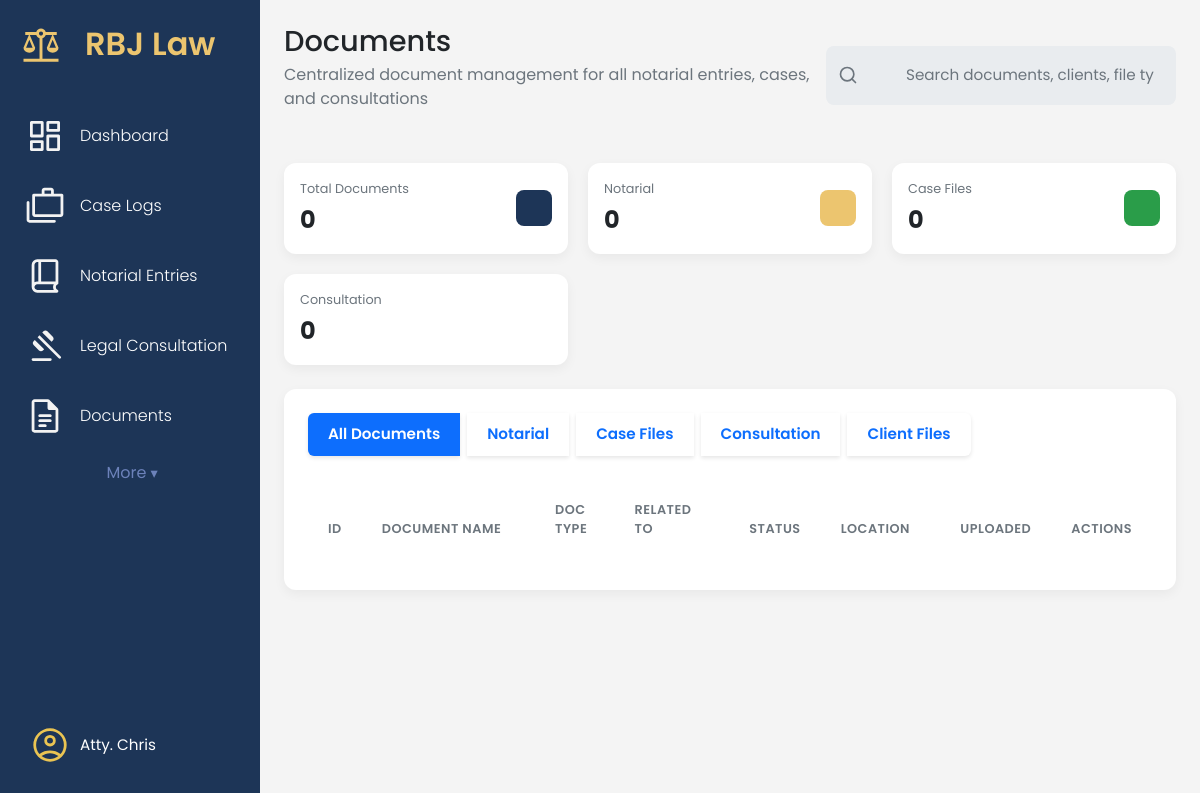
The page /documents/ (signed in) on the database as committed earlier.
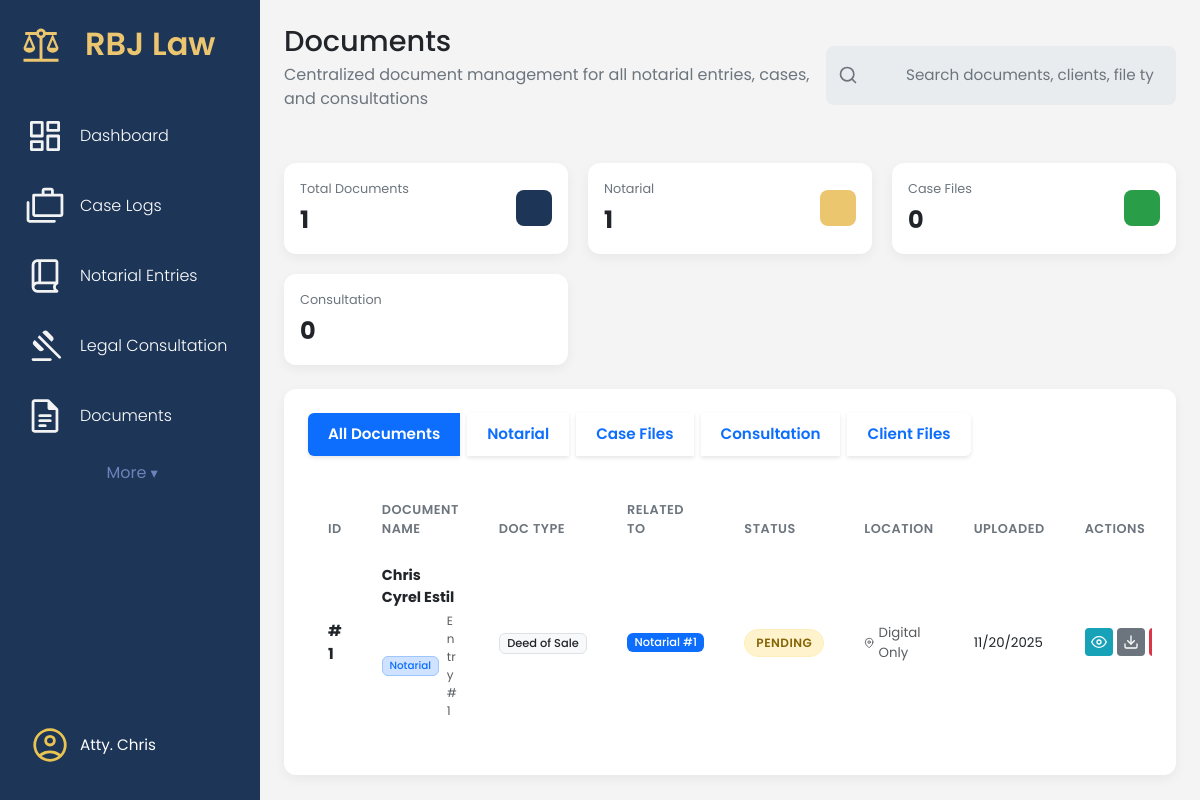
The same page on the database as committed later.
### app/models/document_mdl.py (models this page shows, shortened)
class Document(db.Model):
    __tablename__ = 'documents'
    id = db.Column(db.Integer, primary_key=True)
    filename = db.Column(db.String(255), nullable=False)
    file_path = db.Column(db.String(500), nullable=False)
    file_type = db.Column(db.String(50), nullable=True)
    file_size = db.Column(db.Integer, nullable=True)  # in bytes
    document_type = db.Column(db.String(100), nullable=True)  # e.g., Affidavit, ID, SPA Draft, etc.
    notes = db.Column(db.Text, nullable=True)
    document_status = db.Column(db.String(50), default='Pending', nullable=False)
    physical_location = db.Column(db.String(255), nullable=True)
    parent_type = db.Column(db.String(50), nullable=False)  # 'notarial_entry', 'case', 'client'
    parent_id = db.Column(db.Integer, nullable=False)
    uploaded_by = db.Column(db.Integer, db.ForeignKey('users.id'), nullable=True)
    uploaded_at = db.Column(db.DateTime, default=datetime.utcnow)
    last_modified = db.Column(db.DateTime, default=datetime.utcnow, onupdate=datetime.utcnow)
    uploader = db.relationship('User', backref='uploaded_documents', lazy=True)

### app/routes/documents_routes.py (the view)
@documents_bp.route('/')
@login_required
def documents_page():
    document_type = request.args.get('type', 'all')
    query = Document.query
    if document_type != 'all':
        query = query.filter_by(parent_type=document_type)
    search_term = request.args.get('search', '')
    if search_term:
        query = query.filter(or_(
            Document.filename.ilike(f'%{search_term}%'),
            Document.notes.ilike(f'%{search_term}%')
        ))
    documents = query.order_by(Document.uploaded_at.desc()).all()
    for doc in documents:
        doc.context_name = "Unknown Client"
        doc.context_ref = f"ID: {doc.parent_id}"
        if doc.parent_type == 'notarial_entry':
            entry = NotarialEntry.query.get(doc.parent_id)
            if entry:
                doc.context_ref = f"Entry #{entry.not_entry_num}"
                if entry.parties:
                    primary_party = entry.parties[0].party_name
                    if len(entry.parties) > 1:
                        doc.context_name = f"{primary_party} et al."
                    else:
                        doc.context_name = primary_party
                else:
                    doc.context_name = "No Party Listed"
        elif doc.parent_type == 'case':
            pass # Remove this pass when you uncomment above
        elif doc.parent_type == 'consultation':
            pass
        elif doc.parent_type == 'client':
            pass
    return render_template('documents_page.html',
                         documents=documents,
                         current_filter=document_type,
                         search_term=search_term)

### app/templates/documents_page.html (shortened to what this page needs)
{% extends 'base.html' %}
{% block content %}
<main class="dashboard-content">
    <header class="dashboard-header">
        <div>
            <h1>Documents </h1>
            <p>Centralized document management for all notarial entries, cases, and consultations</p>
        </div>
        <div class="dashboard-actions">
            <div class="search-bar">
                <svg class="search-bar__icon" xmlns="http://www.w3.org/2000/svg" width="20" height="20"
                    viewBox="0 0 24 24" fill="none" stroke="currentColor" stroke-width="2" stroke-linecap="round"
                    stroke-linejoin="round">
                    <circle cx="11" cy="11" r="8"></circle>
                    <line x1="21" y1="21" x2="16.65" y2="16.65"></line>
                </svg>
                <input class="search-bar__input" type="text" placeholder="Search documents, clients, file types...">
            </div>
        </div>
    </header>
    <section class="dashboard-cards">
        <div class="data-card data-card--sm">
            <div class="data-card__info">
                <span class="data-card__title">Total Documents</span>
                <span class="data-card__value">{{ documents|length }}</span>
            </div>
            <div class="data-card__icon data-card__icon--blue"></div>
        </div>
        <div class="data-card data-card--sm">
            <div class="data-card__info">
                <span class="data-card__title">Notarial</span>
                <span class="data-card__value">
                    {% set notarial_count = [] %}
                    {{ notarial_count|length }}
                </span>
            </div>
            <div class="data-card__icon data-card__icon--gold"></div>
        </div>
        <div class="data-card data-card--sm">
            <div class="data-card__info">
                <span class="data-card__title">Case Files</span>
                <span class="data-card__value">
                    {% set case_count = [] %}
                    {{ case_count|length }}
                </span>
            </div>
            <div class="data-card__icon data-card__icon--green"></div>
        </div>
        <div class="data-card data-card--sm">
            <div class="data-card__info">
                <span class="data-card__title">Consultation</span>
                <span class="data-card__value">
                    {% set consultation_count = [] %}
                    {{ consultation_count|length }}
                </span>
            </div>
            <div class="data-card__icon data-card__icon--purple"></div>
        </div>
    </section>
    <section class="content-section">
        <div class="panel-card">
            <div class="filter-buttons mb-4">
                <div class="btn-group" role="group" aria-label="Document filters">
                    <button type="button" class="btn btn-outline-primary active" data-filter="all">
                        All Documents
                    </button>
                    <button type="button" class="btn btn-outline-primary" data-filter="notarial_entry">
                        Notarial
                    </button>
                    <button type="button" class="btn btn-outline-primary" data-filter="case">
                        Case Files
                    </button>
                    <button type="button" class="btn btn-outline-primary" data-filter="consultation">
                        Consultation
                    </button>
                    <button type="button" class="btn btn-outline-primary" data-filter="client">
                        Client Files
                    </button>
                </div>
            </div>
            <div class="table-wrapper">
                <table class="table">
                    <colgroup>
                        <col style="width: 5%">
                        <col style="width: 25%">
                        <col style="width: 10%">
                        <col style="width: 15%">
                        <col style="width: 10%">
                        <col style="width: 15%">
                        <col style="width: 10%">
                        <col style="width: 10%">
                    </colgroup>
                    <thead>
                        <tr>
                            <th>ID</th>
                            <th>Document Name</th>
                            <th>Doc Type</th>
                            <th>Related To</th>
                            <th>Status</th>
                            <th>Location</th>
                            <th>Uploaded</th>
                            <th>Actions</th>
                        </tr>
                    </thead>
                    <tbody>
                        {% for document in documents %}
                        <tr class="document-row" data-parent-type="{{ document.parent_type }}">
                            <td><strong>#{{ document.id }}</strong></td>
                            <td>
                                <div class="d-flex flex-column">
                                    <span class="fw-bold text-dark" style="font-size: 0.9rem;">
                                        {{ document.context_name }}
                                    </span>
                                    <div class="d-flex align-items-center mt-1">
                                        {% if document.parent_type == 'notarial_entry' %}
                                        <span
                                            class="badge bg-primary-subtle text-primary border border-primary-subtle me-2"
                                            style="font-size: 0.65rem;">Notarial</span>
                                        {% elif document.parent_type == 'case' %}
                                        <span
                                            class="badge bg-success-subtle text-success border border-success-subtle me-2"
                                            style="font-size: 0.65rem;">Case</span>
                                        {% elif document.parent_type == 'consultation' %}
                                        <span class="badge bg-info-subtle text-info border border-info-subtle me-2"
                                            style="font-size: 0.65rem;">Consultation</span>
                                        {% endif %}
                                        <small class="text-muted" style="font-size: 0.75rem;">
                                            {{ document.context_ref }}
                                        </small>
                                    </div>
                                </div>
                            </td>
                            <td><span class="badge bg-light text-dark border">{{ document.document_type or 'General'
                                    }}</span></td>
                            <td>
                                {% if document.parent_type == 'notarial_entry' %}
                                <span class="badge bg-primary mb-1">Notarial #{{ document.parent_id }}</span>
                                {% elif document.parent_type == 'case' %}
                                <span class="badge bg-success mb-1">Case #{{ document.parent_id }}</span>
                                {% else %}
                                <span class="badge bg-secondary mb-1">{{ document.parent_type|title }}</span>
                                {% endif %}
                            </td>
                            <td>
                                <span
                                    class="status-tag status-tag--{{ document.document_status|lower|replace(' ', '-') }}">
                                    {{ document.document_status }}
                                </span>
                            </td>
                            <td>
                                <div class="d-flex align-items-center text-muted small">
                                    <svg xmlns="http://www.w3.org/2000/svg" width="14" height="14" viewBox="0 0 24 24"
                                        fill="none" stroke="currentColor" stroke-width="2" stroke-linecap="round"
                                        stroke-linejoin="round" class="me-1">
                                        <path d="M21 10c0 7-9 13-9 13s-9-6-9-13a9 9 0 0 1 18 0z"></path>
                                        <circle cx="12" cy="10" r="3"></circle>
                                    </svg>
                                    {{ document.physical_location or 'Digital Only' }}
                                </div>
                            </td>
                            <td>
                                <div class="small">{{ document.uploaded_at.strftime('%m/%d/%Y') }}</div>
                            </td>
                            <td>
                                <div class="action-buttons">
                                    <a href="{{ url_for('documents.view_document', document_id=document.id) }}"
                                        target="_blank" class="btn-action btn-action--info" title="View">
                                        <svg xmlns="http://www.w3.org/2000/svg" width="16" height="16"
                                            viewBox="0 0 24 24" fill="none" stroke="currentColor" stroke-width="2"
                                            stroke-linecap="round" stroke-linejoin="round">
                                            <path d="M1 12s4-8 11-8 11 8 11 8-4 8-11 8-11-8-11-8z"></path>
                                            <circle cx="12" cy="12" r="3"></circle>
                                        </svg>
                                    </a>
                                    <a href="{{ url_for('documents.download_document', document_id=document.id) }}"
                                        class="btn-action btn-action--secondary" title="Download">
                                    </a>
                                    <form action="{{ url_for('documents.delete_document', document_id=document.id) }}"
                                        method="POST" style="display:inline;"
                                        onsubmit="return confirm('Are you sure you want to delete this document?');">
                                        <button type="submit" class="btn-action btn-action--danger" title="Delete">
                                        </button>
                                    </form>
                                </div>
                            </td>
                        </tr>
                        {% endfor %}
                    </tbody>
                </table>
            </div>
        </div>
    </section>
</main>
{% endblock %}

### app/templates/base.html (shortened to what this page needs)
<!DOCTYPE html>
<html lang="en">
<head>
    <link rel="stylesheet" href="{{ url_for('static', filename='vendor/bootstrap/css/bootstrap.min.css') }}">
    <link rel="stylesheet" href="{{ url_for('static', filename='css/main.css') }}">
</head>
<body>
    <aside class="sidebar">
        <div class="sidebar-header">
            <img src="{{ url_for('static', filename='img/scales-of-justice.svg') }}" alt="logo">
            <h2>RBJ Law</h2>
        </div>
        <ul class="sidebar-links">
            <li><a href="{{ url_for('dashboard.dashboard_page') }}"><span><img
                            src="{{ url_for('static', filename='img/dashboard.svg') }}" alt=""></span>Dashboard</a></li>
            <li><a href="{{ url_for('case_logs.case_logs_page') }}"><span><img
                            src="{{ url_for('static', filename='img/cases.svg') }}" alt=""></span>Case Logs</a></li>
            <li><a href="{{ url_for('notarial_entries.notarial_entries_page') }}"><span><img
                            src="{{ url_for('static', filename='img/book.svg') }}" alt=""></span>Notarial
                    Entries</a> </li>
            <li><a href="{{ url_for('legal_consultation.legal_consultation_page') }}"><span><img
                            src="{{ url_for('static', filename='img/consult.svg') }}" alt=""></span>Legal
                    Consultation</a>
            </li>
            <li><a href="{{ url_for('documents.documents_page') }}"><span><img
                            src="{{ url_for('static', filename='img/documents.svg') }}" alt=""></span>Documents</a></li>
            <li class="has-submenu">
                <button class="submenu-toggle" aria-expanded="false" aria-haspopup="true">
                    More
                    <span class="chev" aria-hidden="true">▾</span>
                </button>
            </li>
        </ul>
        <div class="sidebar-footer">
            <button class="avatar-btn" id="avatarBtn">
                <img src="{{ url_for('static', filename='img/avatar.svg') }}" alt="User Avatar">
                <span>Atty. Chris</span>
            </button>
        </div>
    </aside>
    <div class="page-container">
        {% block content %}{% endblock %}
    </div>
</body>
</html>

Rows that differ between the two databases and show on the page:
added Document: id "1", context_name "Chris Cyrel Estil", parent_type "Notarial", context_ref "Entry #1", document_type "Deed of Sale", parent_id "1", document_status "PENDING", physical_location "Digital Only", uploaded_at "11/20/2025"
Other text that changed with them:
{{ documents|length }}: "0" → "1"
{{ notarial_count|length }}: "0" → "1"
